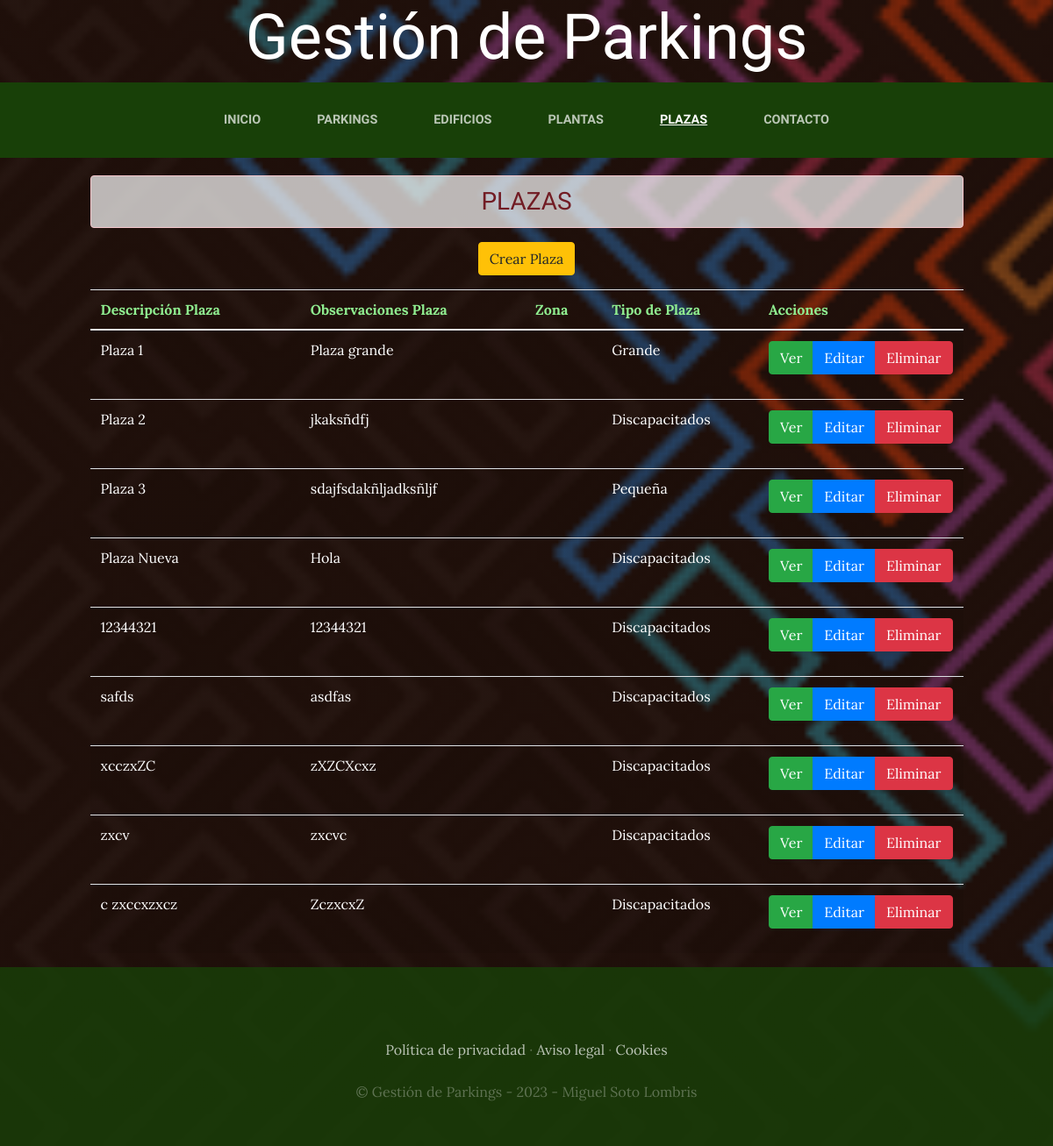
The app's page /plazas/ with its own data.
### plazas/models.py (models this page shows, shortened)
class Plaza(models.Model):
    descripcion=models.CharField(max_length=50)
    observaciones=models.TextField(max_length=300, null=True, blank=True)
    created=models.DateTimeField(auto_now_add=True)
    updated=models.DateTimeField(auto_now_add=True)
    id_planta=models.ForeignKey(Planta, on_delete=models.CASCADE)
    id_tipo_plaza=models.ForeignKey(TipoPlaza, on_delete=models.CASCADE)
    class Meta:
        verbose_name='plaza'
        verbose_name_plural='plazas'

### ParkingLotApp/models.py (models this page shows)
class TipoPlaza(models.Model):
    descripcion=models.CharField(max_length=50)
    ancho=models.FloatField()
    largo=models.FloatField()
    discap=models.BooleanField(default=False)
    created=models.DateTimeField(auto_now_add=True)
    updated=models.DateTimeField(auto_now_add=True)
    class Meta:
        verbose_name='tipoPlaza'
        verbose_name_plural='tiposPlaza'
    def __str__(self):
        return self.descripcion

### plazas/views.py (the view)
# urls.py: path('', PlazaListado.as_view(template_name = "plazas/index_plaza.html"), name='ListarPlaza'),
class PlazaListado(ListView):
    model = Plaza # Llamo a la clase 'Plaza' que se encuentra en el archivo 'models.py'

### plazas/templates/plazas/index_plaza.html (shortened to what this page needs)
{% extends "ParkingLotApp/base.html" %}
{% load static %}
{% block content %}
<div calss="container" style="padding-top: 10px;">
  <div class="row">
    <div class="col-lg-1">&nbsp;</div>
    <div class="col-lg-10 text-center text-uppercase"><h3 class="alert alert-danger text-center" style="background-color: rgba(255,255,255, 0.7); margin-top:10px;">Plazas</h3></div>
    <div class="col-lg-1">&nbsp;</div>
  </div>
  <div class="row">
    <div class="col-lg-1">&nbsp;</div>
    <div class="col-lg-10">
      <div class="btn_crear mb-3 text-center" style="margin:auto;">
          <a href="CrearPlaza" type="button" class="btn btn-warning">Crear Plaza</a>
      </div>
      <table class="table table-striped table-hover">
          <thead>
              <tr style="color:lightgreen;">
                <th width="30%">Descripción Plaza</th>
                <th width="30%">Observaciones Plaza</th>
                <th width="10%">Zona</th>
                <th width="20%">Tipo de Plaza</th>
                <th>Acciones</th>
              </tr>
          </thead>
          <tbody>
              {% for plaza in object_list %}
                <tr style="color:white;">
                  <td>{{ plaza.descripcion }}</td>
                  <td>{{ plaza.observaciones }}</td>
                  <td>{{ plaza.id_zona }}</td>
                  <td>{{ plaza.id_tipo_plaza }}</td>
                  <td>
                    <form method="POST" action="ElminarPlaza/{{plaza.id}}">
                      <div class="btn-group">
                        <a href="DetallePlaza/{{plaza.id}}" title="Ver" type="button" class="btn btn-success">Ver </a>
                        <a href="ActualizarPlaza/{{plaza.id}}" title="Editar" type="button" class="btn btn-primary">Editar </a>
                        <button class="btn btn-danger" onclick="return eliminar();" type="submit">
                          Eliminar
                        </button>
                      </div>
                    </form>
                  </td>
                </tr>
              {% endfor %}
              </tbody>
      </table>
    </div>
    <div class="col-lg-1">&nbsp;</div>
  </div>
</div>
{% endblock %}

### ParkingLotApp/static/ParkingLotApp/css/gestion.css (style rules this page uses)
body { font-family: 'Lora'; background: linear-gradient(rgba(47, 23, 15, 0.65), rgba(47, 23, 15, 0.65)), url("../img/fondo.png"); background-attachment: fixed; background-position: center; background-size: cover; }
h1, h2, h3, h4, h5, h6 { font-family: 'Raleway'; }
.btn { box-shadow: 0px 3px 3px 0px rgba(33, 37, 41, 0.1); }

### records on screen
Plaza: descripcion "Plaza 1", observaciones "Plaza grande", id_tipo_plaza "Grande"
Plaza: descripcion "Plaza 2", observaciones "jkaksñdfj", id_tipo_plaza "Discapacitados"
Plaza: descripcion "Plaza 3", observaciones "sdajfsdakñljadksñljf", id_tipo_plaza "Pequeña"
Plaza: descripcion "Plaza Nueva", observaciones "Hola", id_tipo_plaza "Discapacitados"
Plaza: descripcion "12344321", observaciones "12344321", id_tipo_plaza "Discapacitados"
Plaza: descripcion "safds", observaciones "asdfas", id_tipo_plaza "Discapacitados"
Plaza: descripcion "xcczxZC", observaciones "zXZCXcxz", id_tipo_plaza "Discapacitados"
Plaza: descripcion "zxcv", observaciones "zxcvc", id_tipo_plaza "Discapacitados"
Plaza: descripcion "c zxccxzxcz", observaciones "ZczxcxZ", id_tipo_plaza "Discapacitados"
